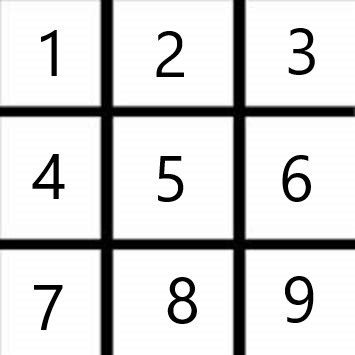
#> input picture 5_Prototype/ttt.jpg, 355 x 355 px
$ python runner.py
#> lines starting #> are read from the running program, lines starting #| are printed output that depends on the picture; after the words box and inside, x2 and y2 are one past the last pixel; in counts of white or black regions, pixels touching at a corner belong together
### 5_Prototype/cropByParam.py
import os, cv2, imutils, sys, getopt

def isValidSelection(selection,min=1,max=9):
    return _RepresentsInt(selection) and (int(selection) >= min and int(selection) <= max)

def _RepresentsInt(s):
    try:
        int(s)
        return True
    except ValueError:
        return False

def cropSection(section,min=1,max=9,debug=False):
    #Placeholder for grabbing a screenshot of the token
    filename = "ttt.jpg"
    filePath = os.path.join(os.getcwd(),filename)

    if(isValidSelection(section,min,max)):
        section = int(section)
    else:
        return None

    im = cv2.imread(filePath)
#> im is the input picture: shape (355, 355, 3); min 0, max 255, mean 214.6
    im = imutils.resize(im, height=500)
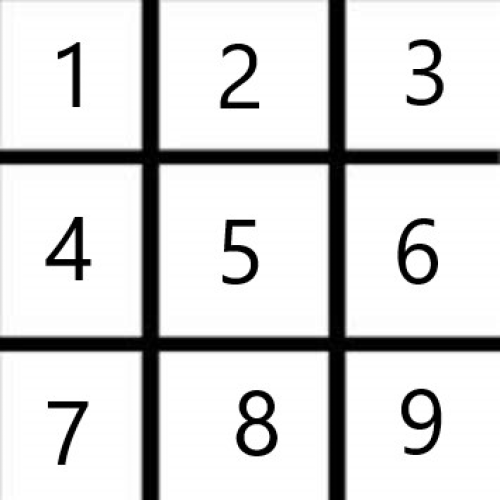
#> im: shape (500, 500, 3); min 0, max 255, mean 214.6

    Coords = {
        1: (0,0),
        2: (170,0),
        3: (350,0),
        4: (0,180),
        5: (170,180),
        6: (350,180),
        7: (0,360),
        8: (170,360),
        9: (350,360),
    }

    (x,y) = Coords[section]

    h = 150
    w = 140

    cropImg = im.copy()[y:y+h, x:x+w]
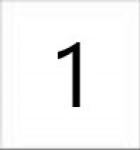
#> cropImg: shape (150, 140, 3); min 0, max 255, mean 244.7
    if(debug):
        cv2.rectangle(im,(x,y),(x+w,y+h),(0,255,0),2)
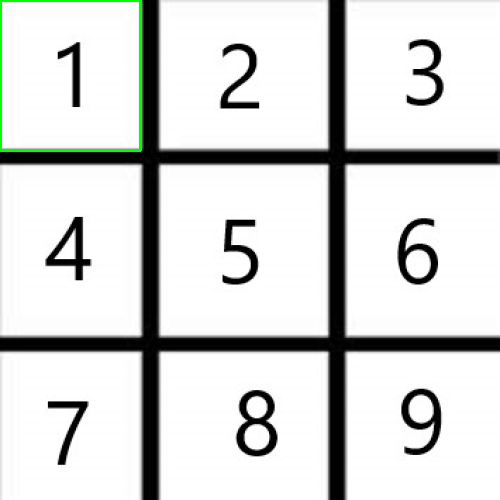
#> im: shape (500, 500, 3); 0.58% of pixels changed, all inside (x1, y1, x2, y2) = (0, 0, 142, 152)
        cv2.imshow("Cropped",cropImg)
        cv2.imshow("BoundingBox",im)
        cv2.waitKey()
        cv2.destroyAllWindows()

    return cropImg

### 5_Prototype/edgeUtils.py
from imutils.perspective import four_point_transform
from imutils import contours
import imutils
import cv2
import os

#Takes a path to an image, and returns a cropped rectangle inside the image.
def cropScreen(image,debug=False):
    # [6 lines of commented-out code are left out]
    try:
        # image = cv2.imread(filePath)
        image = imutils.resize(image, height=500)
        edged = _getEdges(image,debug)
        # _showcase(image,edged)
        displayCnt = _findRectangle(edged,image,debug)
        if displayCnt is None:
            return None
        output = four_point_transform(image, displayCnt.reshape(4, 2))

        if(debug):
            cv2.imshow("output",output)
            print("Press a key to continue. Need to have one of the images selected!")
            cv2.waitKey(0) #Doesn't work in debug mode for some reason.

        return output
    except:
        raise TypeError("Image failed to load. Directory : " + filePath)
        return None

#Takes in two image objects as a param, and shows them. Press 0 to move on.
# [5 lines left out: function _showcase, not called in this run]

#Takes an image object, and returns an image object of the edges.
def _getEdges(image,debug):
#> called with debug = False
    try:
        gray = cv2.cvtColor(image, cv2.COLOR_BGR2GRAY)
        blurred = cv2.GaussianBlur(gray,(3,3),cv2.BORDER_DEFAULT)
        blurred = cv2.GaussianBlur(blurred,(3,3),cv2.BORDER_DEFAULT)
        # blurred = cv2.bilateralFilter(gray, 11, 17, 17)
        edged = cv2.Canny(blurred, 30, 200)
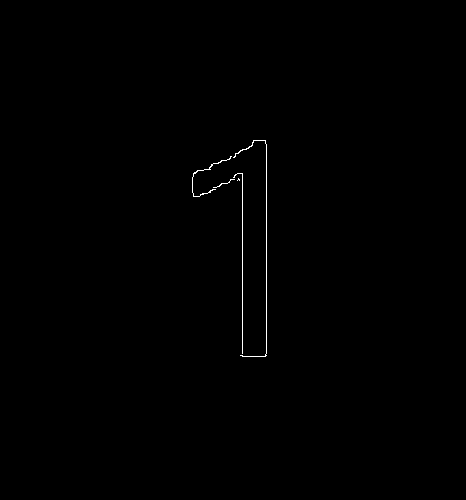
#> edged: shape (500, 466); 0.27% white in thin lines or dots, all inside (x1, y1, x2, y2) = (192, 140, 267, 357)

        if(debug):
            cv2.imshow("Blurred",blurred)
            cv2.imshow("Edged",edged)
            cv2.waitKey(0)
            cv2.destroyAllWindows()

        return edged
    except IOError:
        raise TypeError("Image failed to load. Directory : " + os.getcwd())
        return None

#Takes an edged image object, and returns the contours for the screen (hopefully)
def _findRectangle(edged, image, debug):
#> called with debug = False
    try:
        cnts = cv2.findContours(edged.copy(), cv2.RETR_EXTERNAL,
                cv2.CHAIN_APPROX_SIMPLE)
#> cnts = 5 contours, 4 with area under 20; largest, box (x1, y1, x2, y2) and area: (192, 156, 232, 197) 20
        cnts = imutils.grab_contours(cnts)
        cnts = sorted(cnts, key=cv2.contourArea, reverse=True)
        displayCnt = None

        if(debug):
            _showContours(cnts,image)

        for c in cnts:
            peri = cv2.arcLength(c, True)
            approx = cv2.approxPolyDP(c, 0.03 * peri, True)

            if len(approx) == 4:
                return approx
#> this loop made 5 passes
#> peri on passes 1, 2, 5: 192.5, 568.1, 7.66
#> (peri, approx) on passes 3 to 4: (49.8, [[234, 179], [213, 187]]), (381.9, [[237, 173], [242, 353]])

        print("No Contour was found.")
        return None
    except IOError:
        raise TypeError("Image failed to load. Directory : " + os.getcwd())
        return None

# [19 lines left out: functions _showContours, _showContour, not called in this run]

### 5_Prototype/HardTokenUtils.py
import os, cv2, imutils, sys, getopt
from cropByParam import cropSection
from digitReading import getDigits
from edgeUtils import cropScreen

minSection = 1
maxSection = 9

def getImg(section,debug=False):
    tokenImg = cropSection(section,minSection,maxSection,debug)
    screen = cropScreen(tokenImg,debug=False)
    return screen

def getCode(section,debug=False):
    screen = getImg(section,debug)
    digits = getDigits(screen,debug=False)
    return digits

### 5_Prototype/digitReading.py
from imutils import contours
import imutils
import cv2
import numpy as np

def getDigits(cropped,debug=False):
#> (the run stopped early here; a loop or call above may not have finished)
